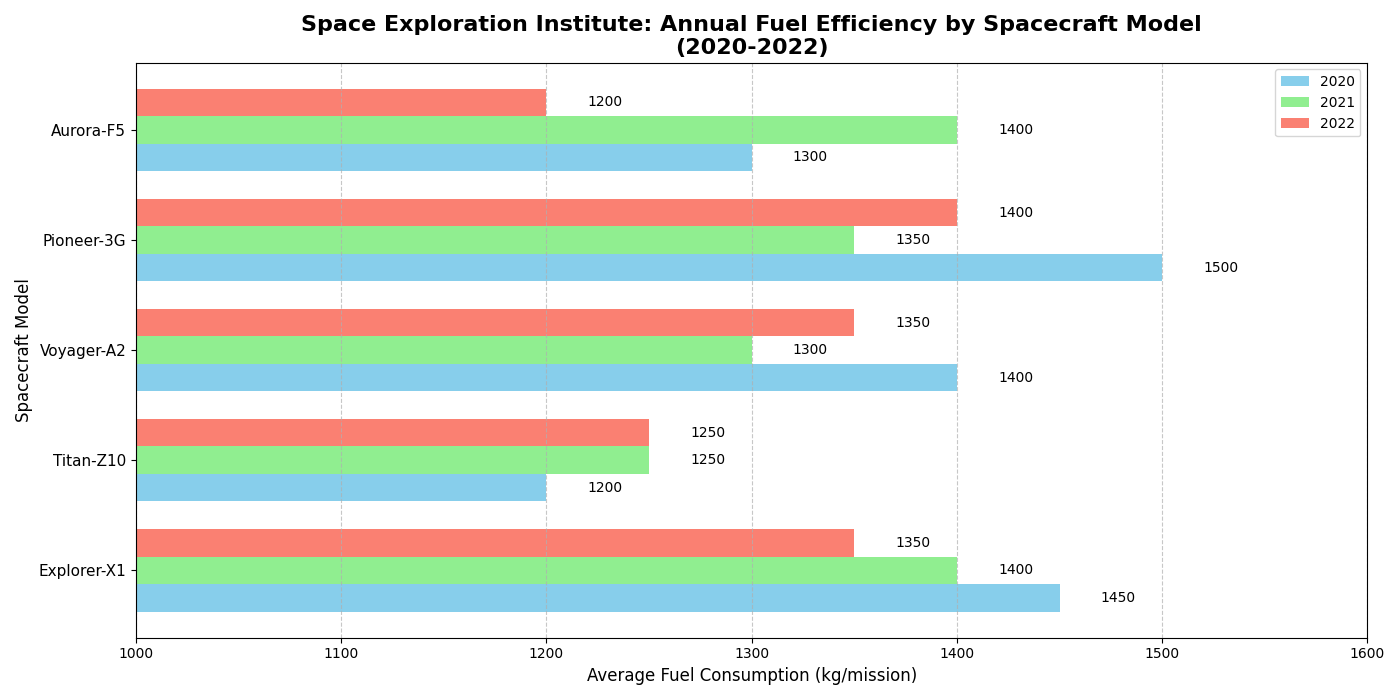

Generate this figure with Python:
import matplotlib.pyplot as plt
import numpy as np

# Data representing spacecraft models and average fuel consumptions (in kg per mission)
spacecraft_models = ['Explorer-X1', 'Titan-Z10', 'Voyager-A2', 'Pioneer-3G', 'Aurora-F5']
fuel_efficiency_2020 = [1450, 1200, 1400, 1500, 1300]
fuel_efficiency_2021 = [1400, 1250, 1300, 1350, 1400]
fuel_efficiency_2022 = [1350, 1250, 1350, 1400, 1200]

fig, ax1 = plt.subplots(figsize=(14, 7))

bar_height = 0.25
y = np.arange(len(spacecraft_models))

bars1 = ax1.barh(y - bar_height, fuel_efficiency_2020, bar_height, label='2020', color='skyblue')
bars2 = ax1.barh(y, fuel_efficiency_2021, bar_height, label='2021', color='lightgreen')
bars3 = ax1.barh(y + bar_height, fuel_efficiency_2022, bar_height, label='2022', color='salmon')

ax1.set_title('Space Exploration Institute: Annual Fuel Efficiency by Spacecraft Model\n(2020-2022)', fontsize=16, fontweight='bold')
ax1.set_ylabel('Spacecraft Model', fontsize=12)
ax1.set_xlabel('Average Fuel Consumption (kg/mission)', fontsize=12)
ax1.set_yticks(y)
ax1.set_yticklabels(spacecraft_models, fontsize=11)
ax1.set_xlim(1000, 1600)

def add_labels(bars):
    for bar in bars:
        xpos = bar.get_width()
        ax1.text(xpos + 20, bar.get_y() + bar.get_height()/2.0, f'{xpos}', ha='left', va='center', fontsize=10, color='black')

add_labels(bars1)
add_labels(bars2)
add_labels(bars3)

ax1.legend(loc='upper right', fontsize=10)
ax1.grid(axis='x', linestyle='--', alpha=0.7)

plt.tight_layout()
plt.show()
